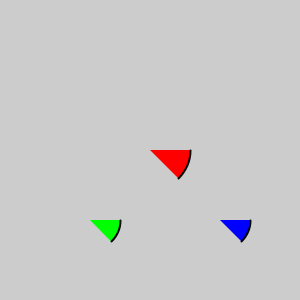
Frame 1 (no input)
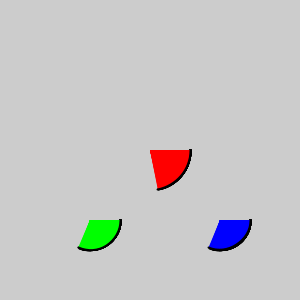
Frame 60 (the mouse pressed at the canvas centre just before this capture)
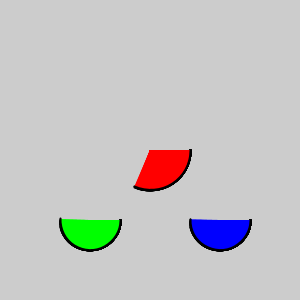
Frame 120 (the mouse held since frame 60 and released just before this capture)

The Processing sketch that drew these frames (run headless with seeded random() and noise(); from frame 60 on, the mouse is pressed at the canvas centre):

// Processing sketch: processing_68064
// ── processing_68064.pde

void setup(){
  size(300,300);
  smooth();
  noFill();
  strokeWeight(2); //Marca el contorno
 
  
}
//Globales
 float incremento1=0.0; // para que gire el arco rojo
 float incremento2=0.0; // para que gire el arco azul

// Con + gira a la derecha y con - gira a la izq

void draw(){
 // background(200);
 
  //rojo
//  stroke(255,0,0);
  fill(255,0,0);
  arc(150,150,80,80,0,PI/4+incremento1);
  incremento1+=0.01;
  //azul
 // stroke(0,0,255);
  fill(0,0,255);
  arc(220,220,60,60,0,PI/4+incremento2);
  incremento2+=0.01; 
  
  //verde
 // stroke(0,255,0);
  fill(0,255,0);
  arc(90,220,60,60,0,PI/4+incremento2);
  incremento2+=0.01; 
  
}
